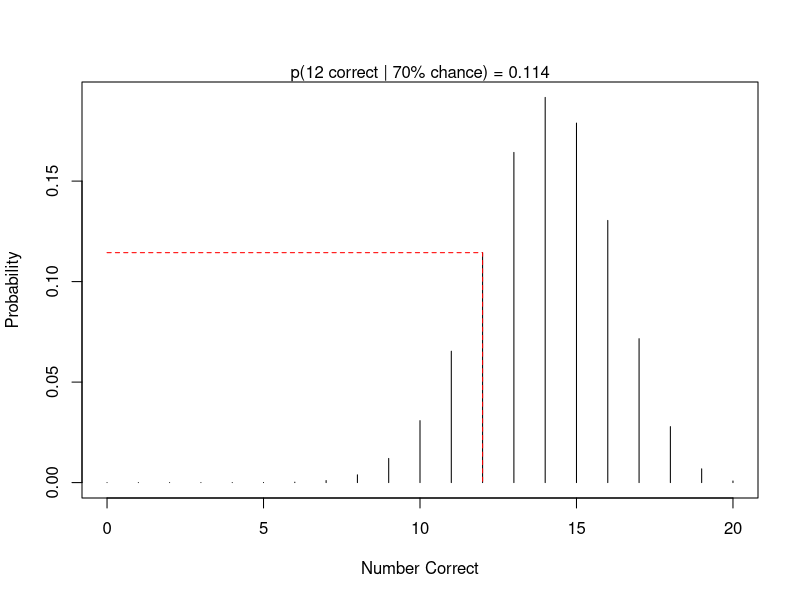
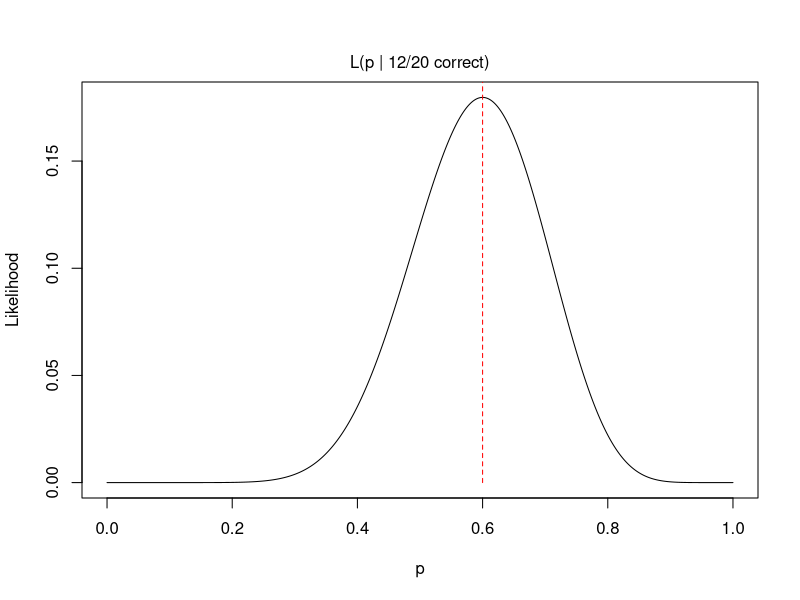
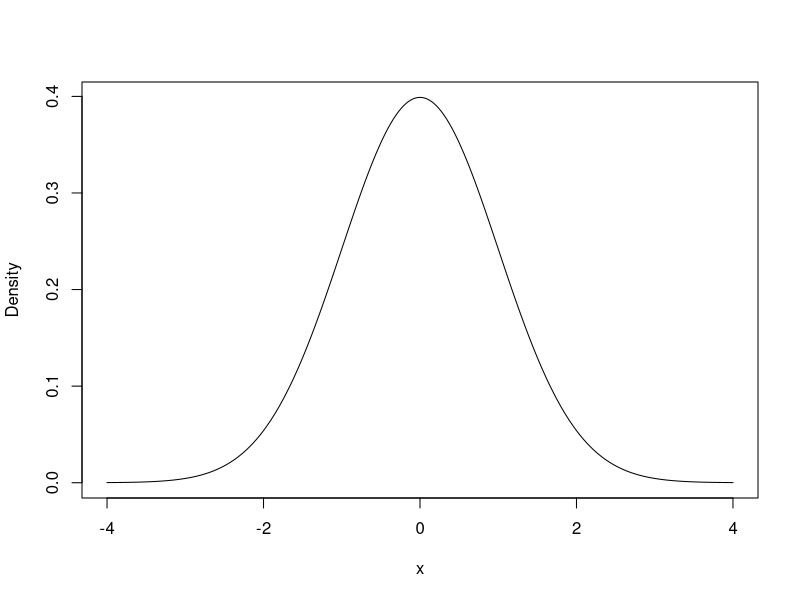
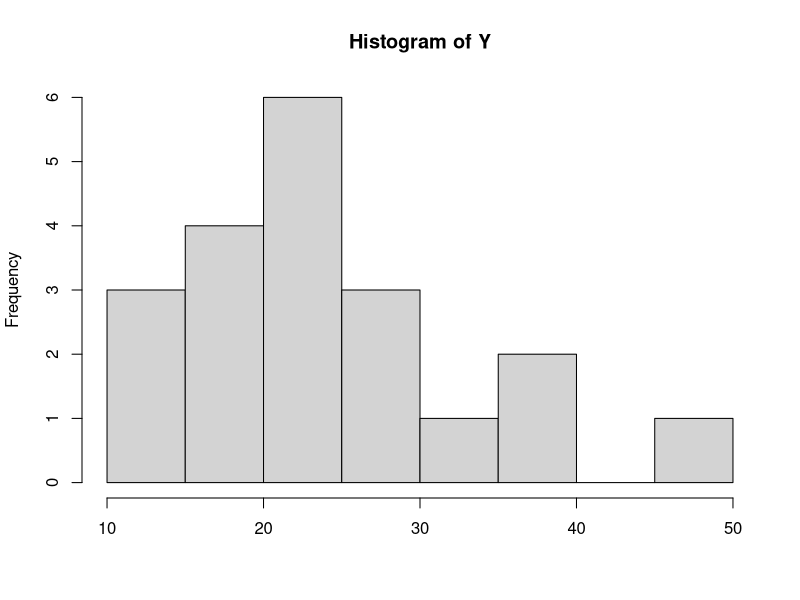
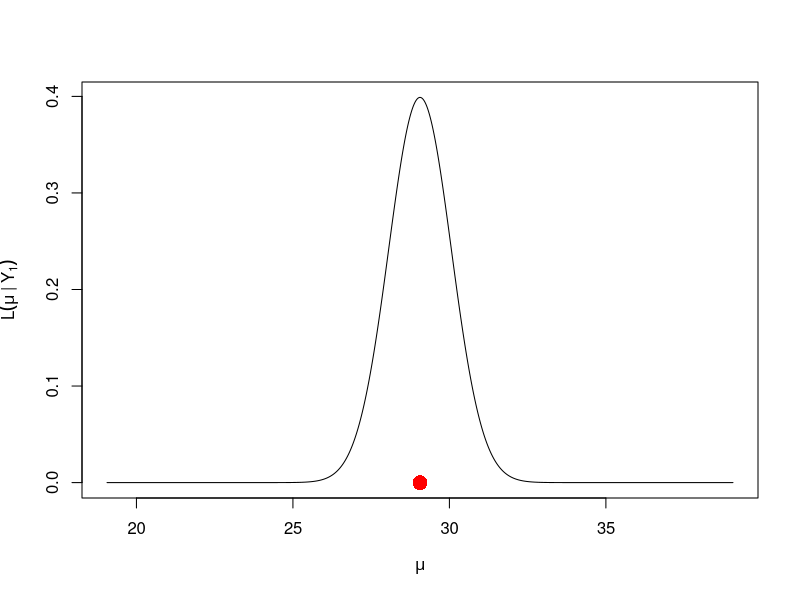
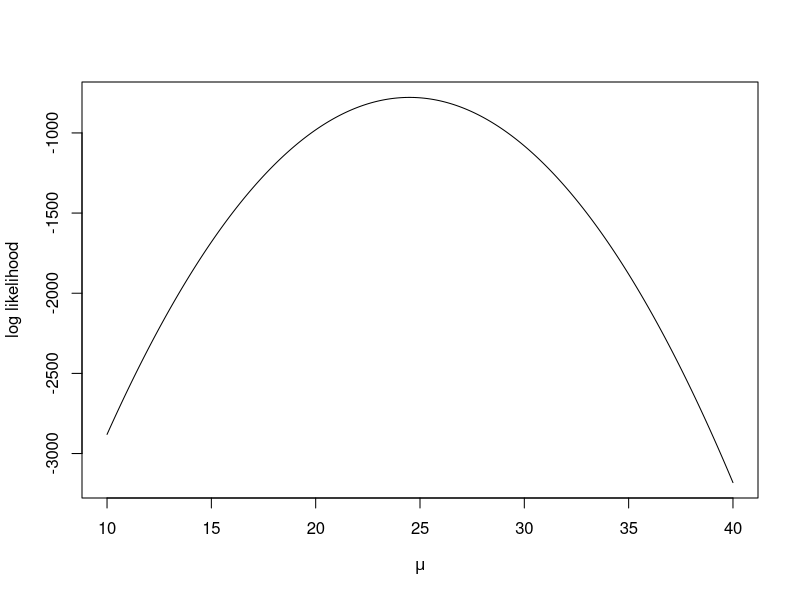
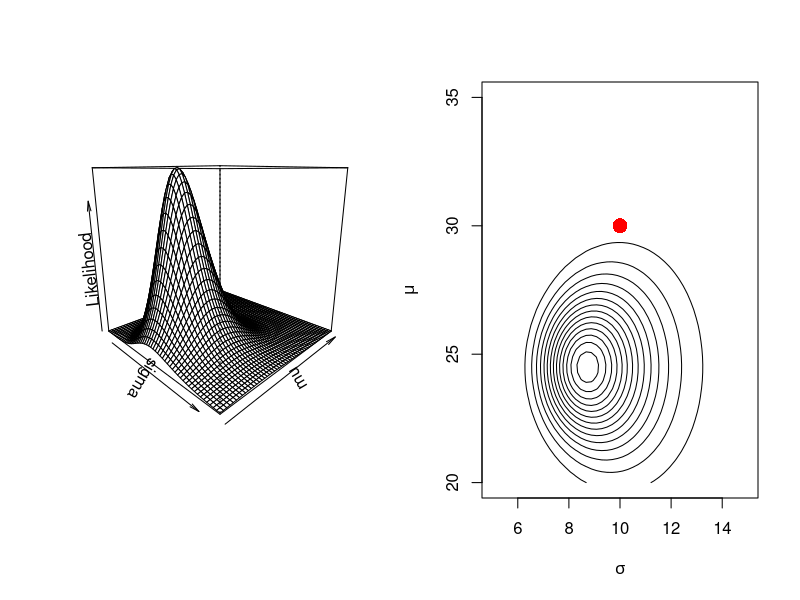

Recreate these plots in R, in order.
## ---- chunk 1
knitr::opts_chunk$set(echo = FALSE)
## ---- chunk 2

plot(0:20, dbinom(0:20, size = 20, prob = .7), type='h', xlab="Number Correct", ylab="Probability")

prob_12 = dbinom(12, size = 20, prob = .7)

lines(c(0,12,12), c(prob_12, prob_12, 0), lty=2, col='red')

mtext(text = paste("p(12 correct | 70% chance) =", round(prob_12, 3)), side = 3)

## ---- chunk 3
dbinom(x = 12, size = 20, prob = 0.7)
## ---- chunk 4

theta = seq(0,1, .001)
plot(theta, dbinom(12, size = 20, prob = theta), type='l', xlab="p", ylab="Likelihood")

max_l = 12/20

lines(c(max_l,max_l), c(0, 1), lty=2, col='red')

mtext(text = "L(p | 12/20 correct)", side = 3, line=.5)

## ---- chunk 5

x = seq(-4,4, .001)
plot(x, dnorm(x), type='l', xlab="x", ylab="Density")

## ---- chunk 6
set.seed(2468)
Y = rnorm(20, 30, 10)
hist(Y, xlab='')
## ---- chunk 7

mu = seq(Y[1]-10, Y[1]+10, .001)

plot(mu, dnorm(Y[1], mean = mu, sd = 1), type = 'l', xlab=bquote(mu), ylab=bquote(L(mu~"|"~Y[1])))

points(x=Y[1], y = 0, col='red', pch=16, cex=2)

## ---- chunk 8

mu = seq(10, 40, .001)

ll_norm = function(y, mu, sigma){
  ll = 0
  for (i in y){
    ll = ll + dnorm(i, mean = mu, sd = sigma, log = T)
  }
  return(ll)
}

plot(mu, ll_norm(y=Y, mu = mu, sigma = 1), type='l', xlab=bquote(mu), ylab="log likelihood")

## ---- chunk 9

mu = seq(20, 35, length.out = 50)
sigma = seq(5, 15, length.out = 50)

ll_mat = matrix(NA, ncol = length(mu), nrow = length(sigma))

for (i in 1:length(sigma)){
  for (j in 1:length(mu)){
    ll_mat[i,j] = ll_norm(y=Y, mu = mu[j], sigma = sigma[i])
  }
}

par(mfrow=c(1,2))

persp(x = sigma, y = mu, z = exp(ll_mat), theta = 45, phi=15, zlab = "Likelihood")

contour(x = sigma, y = mu, z = exp(ll_mat), xlab=bquote(sigma), ylab=bquote(mu), nlevels = 15, drawlabels = F)
points(10, 30, col='red', pch=16, cex=2)

## ---- chunk 10
# rnorm generates (pseudo) random numbers from a normal distribution
set.seed(2468)
Y = rnorm(n = 20, mean = 30, sd = 10)
Y
## ---- chunk 11
ll_norm = function(theta, y){
  mu = theta[1]
  sigma = theta[2]
  ll = 0
  for (i in y){
    # dnorm returns the density of a normal for a particular value (x) mean and
    # standard deviation. Setting log = T gives us the LL
    ll = ll + dnorm(x = i, mean = mu, sd = sigma, log = T)
  }
  return(-ll) # note the negative
}
## ---- chunk 12

# starting values
theta = runif(n = 2, min = 1, max = 10)

# run the optimization
out = optim(par = theta, fn = ll_norm, y = Y)

# assess the parameter estimates
out$par

## ---- chunk 13
ll_norm = function(theta, y){
  mu = theta[1]
  sigma = theta[2]
  ll = sum(mapply(y, FUN = function(x) dnorm(x = x, mean = mu, sd = sigma, log = T)))
  return(-ll)
}
